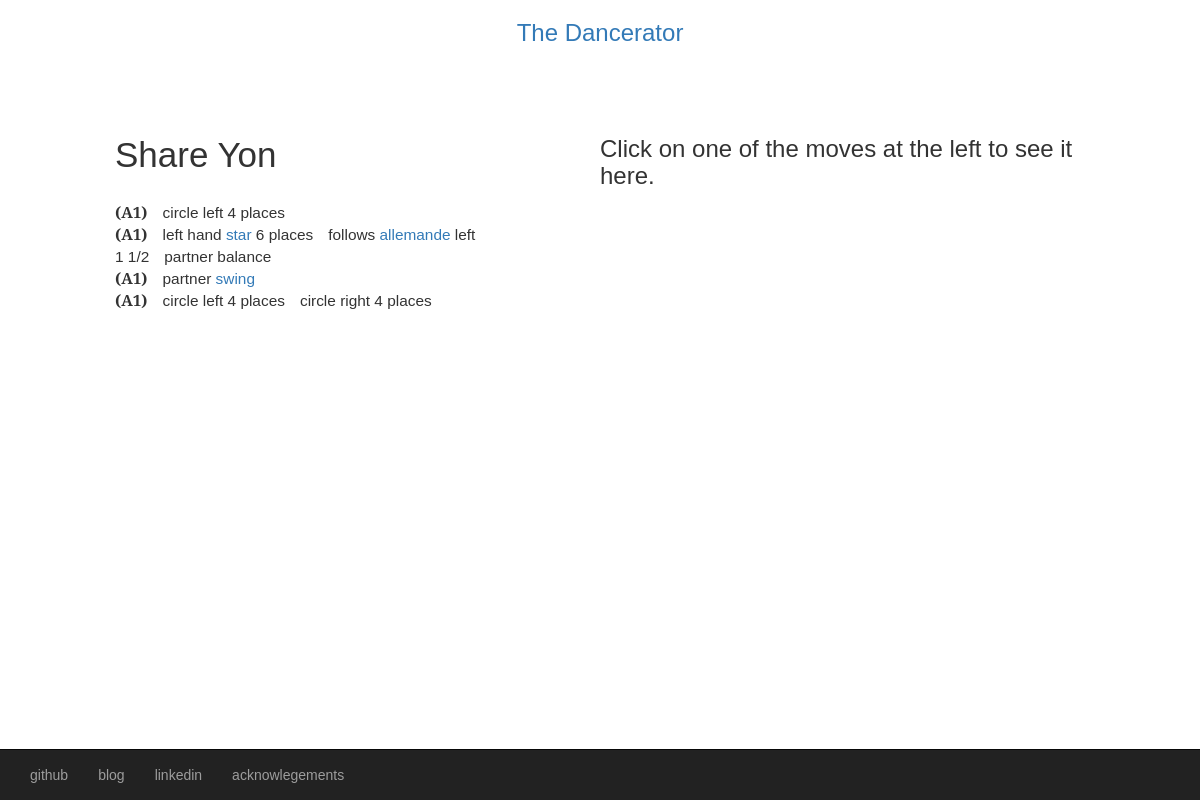
Screenshot of /dance/1 with the database file from the repository.
### model.py (models this page shows, shortened)
class Creation(db.Model):
    __tablename__ = "creations"
    dance_id = db.Column(db.Integer, autoincrement=True, primary_key=True)
    dance_name = db.Column(db.String(48))
    choreo = db.Column(db.String(256))
    progression = db.Column(db.String(24))

class Move(db.Model):
    __tablename__ = "moves"
    move_code = db.Column(db.String(12), primary_key=True)
    type_code = db.Column(db.String(24), db.ForeignKey('types.type_code'))
    move_name = db.Column(db.String(64), nullable=False)
    beats = db.Column(db.Integer, nullable=False)
    follows_move = db.Column(db.Integer, nullable=False)
    leads_move = db.Column(db.Integer, nullable=False)
    same_side = db.Column(db.Integer, nullable=True)
    type_ = db.relationship('Type_', backref=db.backref('moves'))

### server.py (the view)
@app.route('/dance/<int:dance_id>')
def display(dance_id):
    creation = db.session.query(Creation).get(dance_id)
    title = creation.dance_name
    pre_trans = creation.choreo
    pre_trans = pre_trans.split(",")
    dance = simple_trans(dance=pre_trans)
    return render_template("dance.html", dance=dance, title=title)

### algorithm.py (called while the page is built)
def pull_move_codes():
    all_codes = db.session.query(Move.move_code).all()
    return all_codes

def make_moves():
    all_moves = pull_move_codes()
    move_dict = {}
    for code in all_moves:
        move_code = code[0]
        move_dict[move_code] = MoveObj(move_code)
    return move_dict

    def get_attributes(self):
        self.type_code, self.beats, self.name = db.session.query(Move.type_code, Move.beats, Move.move_name).filter(Move.move_code == self.move_code).one()
        self.move_lead, self.move_follow, self.same_side = db.session.query(Move.leads_move, Move.follows_move, Move.same_side).filter(Move.move_code == self.move_code).one()
        self.min, self.max = db.session.query(Type_.min_repeats, Type_.max_repeats).filter(Type_.type_code == self.type_code).one()
        self.orphanable = self.orphanable()
        self.values = self.get_values()

    def get_values(self):
        values = db.session.query(Chain.value).filter(Chain.key_ == self.move_code).all()
        values_list = []
        for value in values:
            values_list.append(value[0])
        return values_list

    def orphanable(self):
        return self.min != 0

### code_to_choreo.py (called while the page is built)
def count_star(dance, da_dict, i):
    total_moved = 1
    k = i - 1
    while k > 0:
        if da_dict[dance[k]].type_code == "star":
            total_moved += 1
            k -= 1
        else:
            k = 0
    star_count = "{} places".format(total_moved)
    return star_count

### templates/dance.html (shortened to what this page needs)
{% extends 'base.html' %}
{% block content %}
  <div class="container-fluid">
    <div class="row">
      <div class="col-xs-12 col-md-4 col-md-offset-1">
        <h2>{{ title }}</h2>
        <ol id="choreo">
        {% set tags = ["A1", "A2", "B1", "B2"] %}
        {% set i = 0 %}
        {% for phrase in dance %}
            <li>
              <span class="tags">({{ tags[i] }})</span>
                {% for move in phrase %}
                  <span class="moves">
                    {{ move }}
                  </span>
                {% endfor %}
            </li>
            {% set i = i + 1 %}
        {% endfor %}
        </ol>
      </div>
      <div class="col-xs-12 col-md-5 col-md-offset-1" id="video">
        <div id="clips">
          <h3>Click on one of the moves at the left to see it here.</h3>
        </div>
      </div>
    </div>
  </div>
{% endblock %}

### templates/base.html (shortened to what this page needs)
<!doctype html>
{% block html %}<html>{% endblock %}
<head>
    <link rel="stylesheet" href="https://maxcdn.bootstrapcdn.com/bootstrap/3.3.4/css/bootstrap.min.css">
    <link rel="stylesheet" href="/static/style.css">
</head>
<body>
  {% block title %}
    <a href="/"><h3 id="app-name">The Dancerator</h3></a>
  {% endblock %}
  {% block content %} content goes here {% endblock %}
  <nav class="navbar navbar-inverse navbar-fixed-bottom">
    <div class="container-fluid">
      <div>
        <ul class="nav navbar-nav">
          <li><a href="https://github.com/ohrely">github</a></li>
          <li><a href="http://ohrely.com">blog</a></li>
          <li><a href="https://www.linkedin.com/in/ohrely">linkedin</a></li>
          <li><a href="/ack">acknowlegements</a></li>
        </ul>
      </div>
    </div>
  </nav>
</body>
</html>

### static/style.css (style rules this page uses)
body { font-family: 'Merriweather Sans', sans-serif; background-color: transparent; }
h2 { font-size: 250%; padding-bottom: .5em; }
h3#app-name { text-align: center; padding-bottom: 5%; }
ol { margin-left:0; padding-left: 0; }
ol > li { list-style:none; font-size: 110%; }
.tags { font-weight: bold; }
.moves { padding-left: .7em; font-size: 100%; }
#video { min-height: 200px; padding: 0px; }

### rows the page displays
Creation: dance_name "Share Yon"
Move: tags "A1", move_name "circle left 4 places"
Move: move_name "follows"
Move: move_name "partner balance"
Move: tags "A1", move_name "partner"
Move: move_name "circle right 4 places"

### other values shown
{{ tags[i] }} "A1" "A1"
{{ move }} "left hand"
